Frame 1 (no input): blank canvas, image omitted
Frame 60 (no input): blank canvas, image omitted
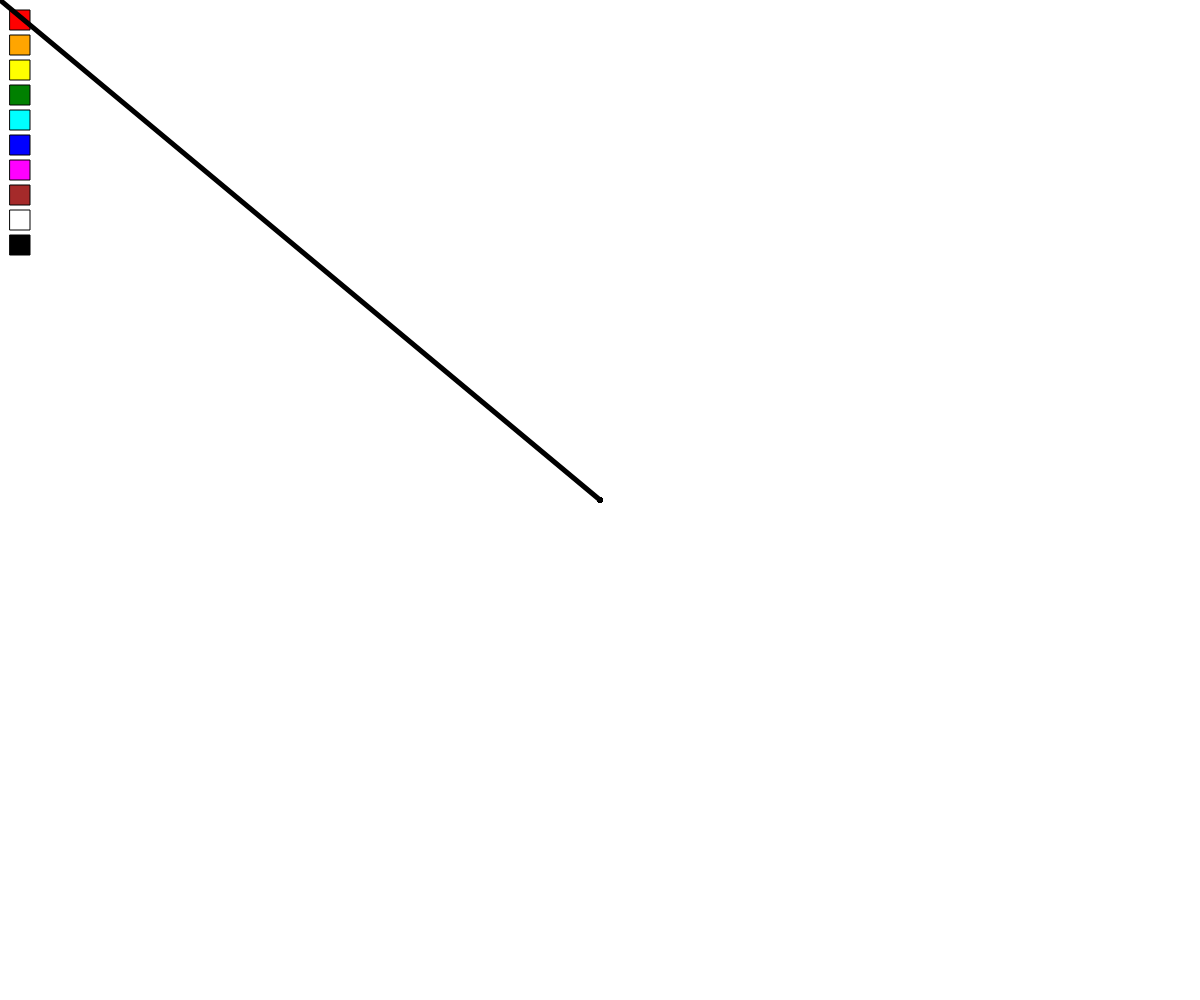
Frame 120 (the mouse pressed at the canvas centre since frame 60)

The p5.js sketch whose frames 1 and 60 were blank and that drew this single picture after the mouse press (run headless with seeded random() and noise() and a simulated clock; from frame 60 on, the mouse is pressed at the canvas centre):

// p5.js sketch
// ── sketch.js
var canvas;
var currentColor = 'black';
var colors = [
  'red',
  'orange',
  'yellow',
  'green',
  'cyan',
  'blue',
  'magenta',
  'brown',
  'white',
  'black',
];

function setup() {
  canvas = createCanvas(windowWidth, windowHeight);
  background(255);
  createPalette();
}

function draw() {
  if (mouseIsPressed) {
    stroke(currentColor);
    strokeWeight(5);
    line(pmouseX, pmouseY, mouseX, mouseY);
  }
}

function createPalette() {
  var x = 10;
  var y = 10;
  for (var i = 0; i < colors.length; i++) {
    fill(colors[i]);
    rect(x, y, 20, 20);
    y += 25;
    if (y > height - 35) {
      y = 10;
    }
  }
}

function mouseClicked() {
  if (mouseX > 10 && mouseX < 30 && mouseY > 10 && mouseY < height - 25) {
    var index = floor((mouseY - 10) / 25);
    currentColor = colors[index];
  }
}

function windowResized() {
  resizeCanvas(windowWidth, windowHeight);
  createPalette();
}
